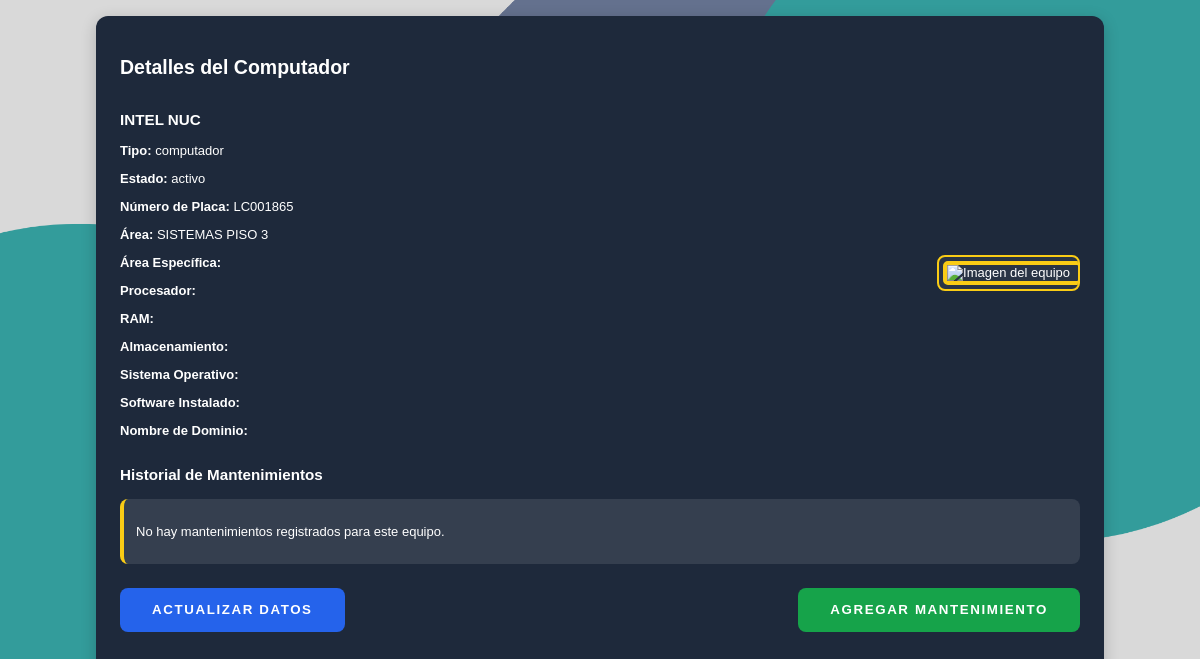
Page /ingresousuarioadmin/menus/computers/hojadevida/hojadevida.php?id_activo=10 (signed in) on the committed database.
### tables this page shows
CREATE TABLE `activos` (
  `id_activo` int(11) NOT NULL,
  `nombre` varchar(100) NOT NULL,
  `tipo` enum('teléfono','computador','portátil','impresora','timbre') NOT NULL,
  `estado` enum('activo','dado de baja') DEFAULT 'activo',
  `id_area` int(11) NOT NULL,
  `imagen` longblob DEFAULT NULL,
  `fecha_ingreso` datetime DEFAULT current_timestamp(),
  `id_usuario` int(11) NOT NULL,
  `NPlaca` varchar(8) NOT NULL,
  `id_areas_especificas` int(11) DEFAULT NULL,
  `fecha_baja` datetime DEFAULT NULL
);

CREATE TABLE `areas` (
  `id_area` int(11) NOT NULL,
  `nombre_area` varchar(100) NOT NULL,
  `id_piso` int(11) NOT NULL
);

### ingresousuarioadmin/menus/computers/hojadevida/hojadevida.php (the view, shortened to what this page needs)
<?php
$host = 'localhost';
$user = 'root';
$password = '';
$database = 'mantenisoft';
$conn = new mysqli($host, $user, $password, $database);
$id_activo = intval($_GET['id_activo']);
$sql = "SELECT a.nombre, a.tipo, a.estado, a.NPlaca, ar.nombre_area,
               es.procesador, es.ram, es.almacenamiento, es.sistema_operativo, es.software_instalado, es.nombre_dominio,
               ars.area_especifica_nombre
        FROM activos a
        JOIN areas ar ON a.id_area = ar.id_area
        LEFT JOIN especificaciones es ON a.id_activo = es.id_activo
        LEFT JOIN areas_especificas ars ON a.id_areas_especificas = ars.id_area_especifica
        WHERE a.id_activo = ?";
$stmt = $conn->prepare($sql);
$stmt->bind_param("i", $id_activo);
$stmt->execute();
$resultado = $stmt->get_result();
$equipo = $resultado->fetch_assoc();
$mantenimientos = [];
?>
<!DOCTYPE html>
<html lang="es">
<head>
    <link rel="stylesheet" href="css/hojadevida.css">
</head>
<body>
<div class="contenedor">
    <div class="detalle-equipo">
        <h2>Detalles del Computador</h2>
        <div class="contenido">
            <div class="info-equipo">
                <h3><?php echo htmlspecialchars($equipo['nombre']); ?></h3>
                <p><strong>Tipo:</strong> <?php echo htmlspecialchars($equipo['tipo']); ?></p>
                <p><strong>Estado:</strong> <?php echo htmlspecialchars($equipo['estado']); ?></p>
                <p><strong>Número de Placa:</strong> <?php echo htmlspecialchars($equipo['NPlaca']); ?></p>
                <p><strong>Área:</strong> <?php echo htmlspecialchars($equipo['nombre_area']); ?></p>
                <p><strong>Área Específica:</strong> <?php echo htmlspecialchars($equipo['area_especifica_nombre']); ?></p>
                <p><strong>Procesador:</strong> <?php echo htmlspecialchars($equipo['procesador']); ?></p>
                <p><strong>RAM:</strong> <?php echo htmlspecialchars($equipo['ram']); ?></p>
                <p><strong>Almacenamiento:</strong> <?php echo htmlspecialchars($equipo['almacenamiento']); ?></p>
                <p><strong>Sistema Operativo:</strong> <?php echo htmlspecialchars($equipo['sistema_operativo']); ?></p>
                <p><strong>Software Instalado:</strong> <?php echo htmlspecialchars($equipo['software_instalado']); ?></p>
                <p><strong>Nombre de Dominio:</strong> <?php echo htmlspecialchars($equipo['nombre_dominio']); ?></p>
            </div>
            <div class="imagen-container">
                <div class="imagen-wrapper">
                    <img src="mostrar_imagen.php?id_activo=<?php echo $id_activo; ?>" alt="Imagen del equipo" class="imagen-equipo">
                </div>
            </div>
        </div>
        <h3>Historial de Mantenimientos</h3>
            <div class="historial-mantenimiento">
                <?php if (!empty($mantenimientos)): ?>
                    <ul>
                        <?php foreach ($mantenimientos as $mantenimiento): ?>
                            <li>
                                <span class="fecha"><?php echo htmlspecialchars($mantenimiento['fecha_mantenimiento']); ?></span>
                                <span class="usuario"><?php echo htmlspecialchars($mantenimiento['nombre_usuario']); ?></span>
                                <span class="estado">(<?php echo htmlspecialchars($mantenimiento['estado']); ?>)</span>
                                <?php if ($mantenimiento['estado'] === 'En Proceso'): ?>
                                    <form action="retomar_mantenimiento.php" method="GET" class="retomar-form">
                                        <input type="hidden" name="id_mantenimiento" value="<?php echo $mantenimiento['id_mantenimiento']; ?>">
                                        <button type="submit" class="retomar-btn">Retomar</button>
                                    </form>
                                <?php endif; ?>
                            </li>
                        <?php endforeach; ?>
                    </ul>
                <?php else: ?>
                    <p>No hay mantenimientos registrados para este equipo.</p>
                <?php endif; ?>
            </div>
        <div class="botones">
            <form action="actualizar_computador.php" method="GET">
                <button type="submit" class="btn actualizar">Actualizar Datos</button>
            </form>
            <form action="agregar_mantenimiento.php" method="GET">
                <button type="submit" class="btn mantenimiento">Agregar Mantenimiento</button>
            </form>
        </div>
    </div>
</div>
</body>
</html>

### ingresousuarioadmin/menus/computers/hojadevida/css/hojadevida.css (style rules this page uses)
html, body { overflow: hidden; height: 100vh; margin: 0; font-family: 'Poppins', sans-serif; background: url("img/Olvide mi contraseña (1).png") no-repeat center center fixed; background-size: cover; font-size: small; }
body { display: flex; justify-content: center; align-items: center; background-color: rgba(0, 0, 0, 0.6); }
.contenedor { width: 100vw; max-width: 120vh; height: 90vh; background: #1e293b; padding: 3vh; border-radius: 1.5vh; box-shadow: 0 0.5vh 2vh rgba(0, 0, 0, 0.2); color: white; overflow: hidden; }
.contenido { display: flex; justify-content: space-between; align-items: center; flex-wrap: wrap; font-size: small; }
.imagen-container { position: relative; display: inline-block; border: 0.3vh solid #facc15; border-radius: 1vh; overflow: hidden; padding: 0.5vh; background: rgba(255, 255, 255, 0.05); }
.imagen-wrapper { position: relative; display: inline-block; }
.imagen-equipo { display: block; width: 30vh; height: auto; border-radius: 1vh; }
.imagen-container img { display: block; width: 100%; height: auto; border-radius: 5px; }
.imagen-equipo { width: 80vh; max-width: 40vh; height: auto; border-radius: 1.5vh; object-fit: cover; border: 0.5vh solid #facc15; }
.historial-mantenimiento { max-height: 15vh; overflow-y: auto; border-radius: 1vh; padding: 1.5vh; background: rgba(255, 255, 255, 0.1); margin-top: 2vh; border-left: 0.5vh solid #facc15; scrollbar-width: thin; scrollbar-color: #facc15 rgba(255, 255, 255, 0.1); }
.botones { display: flex; justify-content: space-between; margin-top: 3vh; }
.btn { padding: 1.8vh 4vh; border: none; border-radius: 1vh; cursor: pointer; font-weight: bold; text-transform: uppercase; letter-spacing: 0.2vh; transition: 0.3s; }
.actualizar { background: #2563eb; color: white; }
.mantenimiento { background: #16a34a; color: white; }

### rows in the picture
activos: nombre "INTEL NUC", tipo "computador", estado "activo", NPlaca "LC001865", id_area.nombre_area "SISTEMAS PISO 3"
